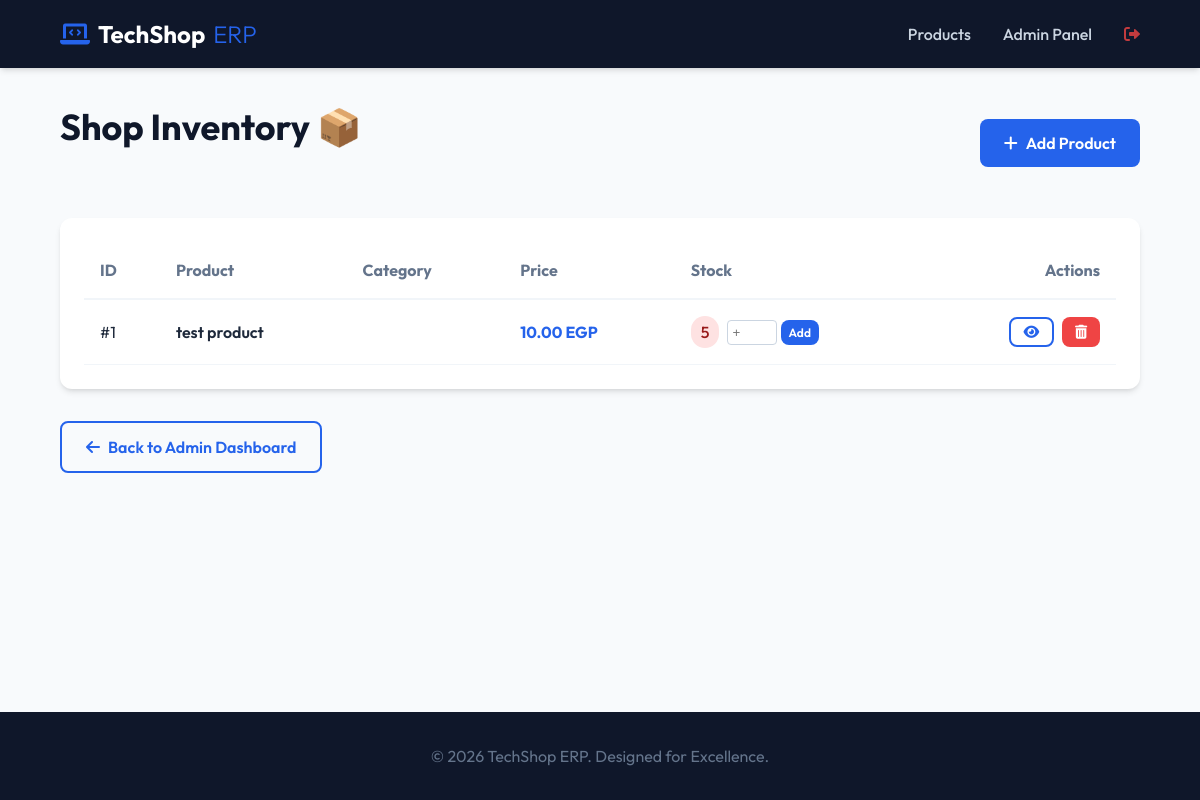
The page /admin-products (signed in) on the database its author committed.
### tables this page shows
CREATE TABLE products (
  id INTEGER PRIMARY KEY AUTOINCREMENT,
  name TEXT NOT NULL,
  category TEXT,
  price REAL NOT NULL,
  quantity INTEGER DEFAULT 0,
  image TEXT,
  description TEXT
);

### inventory.py (the view)
@inventory_bp.route("/admin-products")
def admin_products():
    if session.get("role") != "admin":
        return redirect(url_for("web_login"))
    db = get_db()
    products = db.execute("SELECT * FROM products").fetchall()
    return render_template("admin_products.html", products=products)

### app.py (called while the page is built)
@app.context_processor
def inject_globals():
    cart_count = len(session.get("cart", []))
    return dict(cart_count=cart_count)

### inventory.py (called while the page is built)
def get_db():
    if 'db' not in g:
        g.db = sqlite3.connect("database.db", timeout=20)
        g.db.row_factory = sqlite3.Row
        g.db.execute("PRAGMA foreign_keys = ON")
    return g.db

### templates/admin_products.html (shortened to what this page needs)
{% extends "base.html" %}
{% block content %}
<div style="display: flex; justify-content: space-between; align-items: center; margin-bottom: 2rem;">
    <h1>Shop Inventory 📦</h1>
    <a href="/add-product" class="btn btn-primary">
        <i class="fas fa-plus"></i> Add Product
    </a>
</div>
<div class="cart-table-wrapper">
    <table>
        <thead>
            <tr>
                <th>ID</th>
                <th>Product</th>
                <th>Category</th>
                <th>Price</th>
                <th>Stock</th>
                <th style="text-align: right;">Actions</th>
            </tr>
        </thead>
        <tbody>
            {% for product in products %}
            <tr>
                <td>#{{ product.id }}</td>
                <td style="font-weight: 600;">{{ product.name }}</td>
                <td>{{ product.category }}</td>
                <td style="color: var(--primary-color); font-weight: 700;">{{ "{:,.2f}".format(product.price) }} EGP</td>
                <td>
                    <div style="display: flex; gap: 0.5rem; align-items: center;">
                        {% set is_low = product.quantity <= 5 %}
                        {% set badge_bg = '#fee2e2' if is_low else '#f1f5f9' %}
                        {% set badge_color = '#991b1b' if is_low else '#1e293b' %}
                        <span class="stock-badge {{ 'low' if is_low else '' }}"
                              style="background: {{ badge_bg }}; color: {{ badge_color }}; padding: 4px 10px; border-radius: 20px; font-weight: 500;">
                            {{ product.quantity }}
                        </span>
                        <form action="/restock/{{ product.id }}" method="POST" style="display: flex; gap: 0.2rem;">
                            <input type="number" name="amount" placeholder="+" style="width: 50px; padding: 4px; border-radius: 4px; border: 1px solid #cbd5e1;" required>
                            <button type="submit" class="btn btn-primary" style="padding: 4px 8px; font-size: 0.75rem;">Add</button>
                        </form>
                    </div>
                </td>
                <td style="text-align: right;">
                    <div class="admin-actions" style="display: flex; gap: 0.5rem; justify-content: flex-end;">
                        <a href="/product/{{ product.id }}" class="btn btn-outline" style="padding: 0.4rem 0.8rem; font-size: 0.875rem;">
                            <i class="fas fa-eye"></i>
                        </a>
                        <a href="/delete-product/{{ product.id }}" class="btn btn-danger"
                           style="padding: 0.4rem 0.8rem; font-size: 0.875rem;"
                           onclick="return confirm('Are you sure you want to delete this product?')">
                            <i class="fas fa-trash-alt"></i>
                        </a>
                    </div>
                </td>
            </tr>
            {% endfor %}
        </tbody>
    </table>
</div>
<div style="margin-top: 2rem;">
    <a href="/admin" class="btn btn-outline">
        <i class="fas fa-arrow-left"></i> Back to Admin Dashboard
    </a>
</div>
{% endblock %}

### static/css/style.css (style rules this page uses)
:root { --primary-color: #2563eb; --primary-hover: #1d4ed8; --bg-color: #f8fafc; --text-color: #1e293b; --text-muted: #64748b; --card-bg: #ffffff; --nav-bg: #0f172a; --accent-red: #ef4444; --accent-green: #10b981; --border-radius: 12px; --shadow: 0 4px 6px -1px rgb(0 0 0 / 0.1), 0 2px 4px -2px rgb(0 0 0 / 0.1); --shadow-lg: 0 10px 15px -3px rgb(0 0 0 / 0.1), 0 4px 6px -4px rgb(0 0 0 / 0.1); --font-main: 'Outfit', sans-serif; }
* { margin: 0; padding: 0; box-sizing: border-box; }
body { font-family: var(--font-main); background-color: var(--bg-color); color: var(--text-color); line-height: 1.5; min-height: 100vh; display: flex; flex-direction: column; }
h1 { font-size: 2.25rem; font-weight: 700; margin-bottom: 2rem; color: var(--nav-bg); text-align: center; }
.btn { display: inline-flex; align-items: center; justify-content: center; padding: 0.75rem 1.5rem; border-radius: 8px; font-weight: 600; text-decoration: none; cursor: pointer; transition: all 0.2s; border: none; font-family: inherit; gap: 0.5rem; }
.btn-primary { background-color: var(--primary-color); color: white; }
.btn-outline { border: 2px solid var(--primary-color); color: var(--primary-color); background: transparent; }
.btn-danger { background-color: var(--accent-red); color: white; }
.cart-table-wrapper { background: white; border-radius: var(--border-radius); padding: 1.5rem; box-shadow: var(--shadow); margin-bottom: 2rem; }
table { width: 100%; border-collapse: collapse; }
th { text-align: left; padding: 1rem; border-bottom: 2px solid #f1f5f9; color: var(--text-muted); }
td { padding: 1rem; border-bottom: 1px solid #f1f5f9; }
.admin-actions { display: flex; gap: 0.5rem; }

### rows shown on the page
products: id "1", name "test product", price "10.00", quantity "5"
